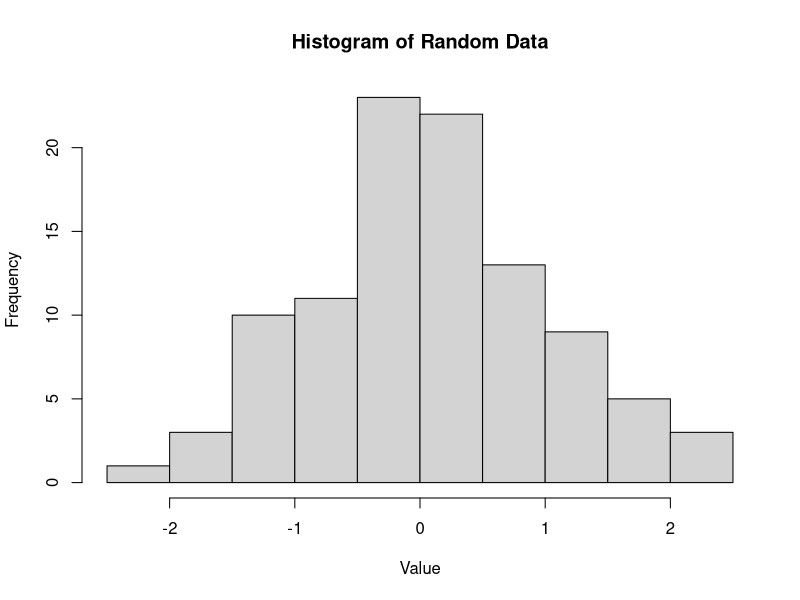
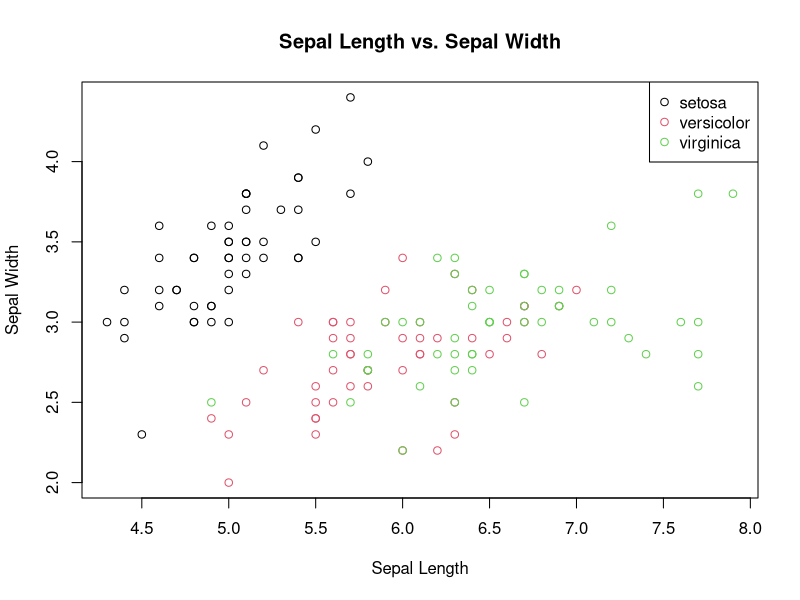
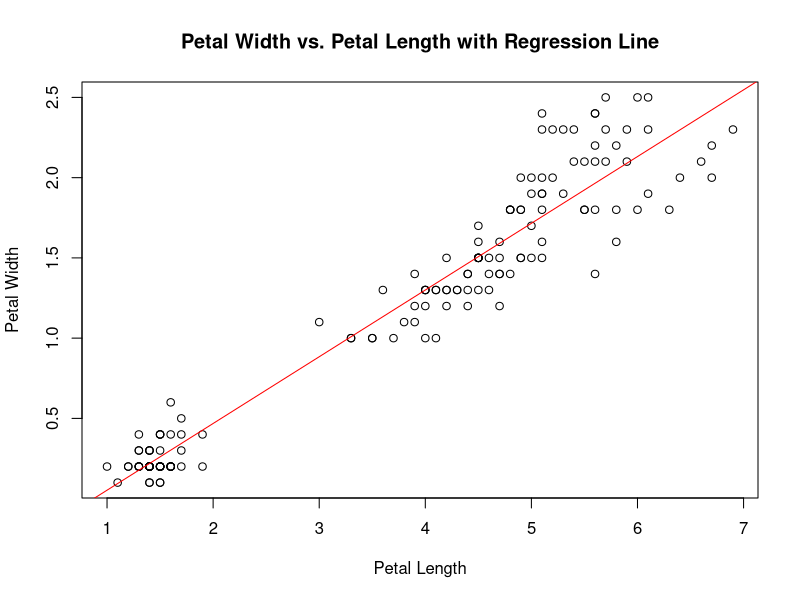

Write the R code that produced these figures, in order.
## ---- chunk 1

## ---- chunk 2
# Generate some random data
set.seed(123)
x <- rnorm(100)

# Summary statistics
summary(x)

## ---- chunk 3
hist(x, main = "Histogram of Random Data", xlab = "Value")
## ---- chunk 4
# Load a sample dataset
data(iris)

# View the first few rows of the dataset
head(iris)
## ---- chunk 5
# Scatter plot of iris dataset
plot(iris$Sepal.Length, iris$Sepal.Width, 
     main = "Sepal Length vs. Sepal Width",
     xlab = "Sepal Length", ylab = "Sepal Width", 
     col = iris$Species)
legend("topright", legend = levels(iris$Species), col = 1:3, pch = 1)
## ---- chunk 6
# Fit a linear regression model
lm_model <- lm(Petal.Width ~ Petal.Length, data = iris)

# Summary of the model
summary(lm_model)

# Plot the regression line
plot(iris$Petal.Length, iris$Petal.Width, 
     main = "Petal Width vs. Petal Length with Regression Line",
     xlab = "Petal Length", ylab = "Petal Width")
abline(lm_model, col = "red")
